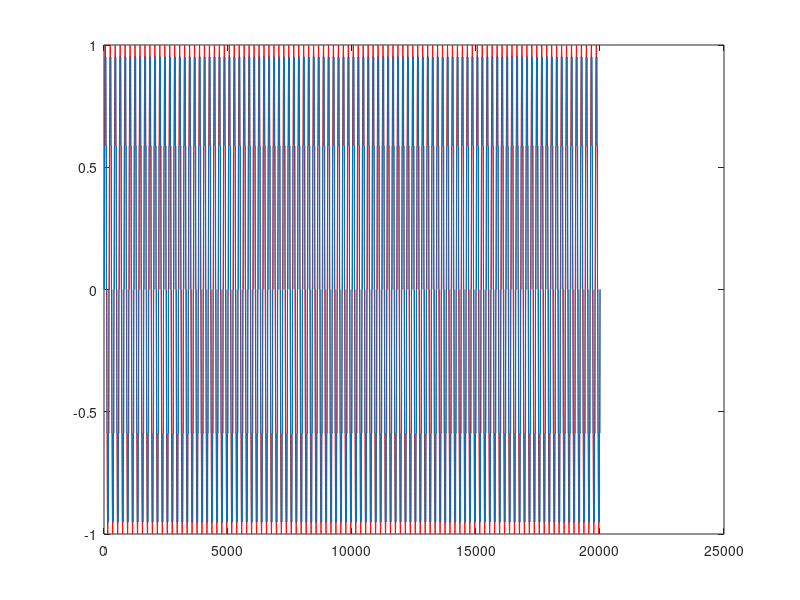

MATLAB code for this plot:
% Sampling theory
%
% Universidad Autonoma de Queretaro
% Electronica Avanzada III
% Rene de Jesus Romero Troncoso
%
% Exercise 1.4
%     Non-stationary signal sampling

clear all;

% User parameters
fc = 100;             % Input frequency
ph = 0.0;            % Input phase

% Fixed parameters
fs = 1000;           % Sampling frequency in Hz
Ts = 1.0;            % Running time for experimentation

% Oscilloscope-like plot
N = floor(fs*Ts);    % Samples to be taken
V = 20;              % Oversampling rate for graphics
M = V*N;             % Oversampled samples
for k=0:M
    yv(k+1) = sin(2.0*pi*fc*k/M + ph); % Oversampled function as reference
end;
for k=0:N
    s = V*k;
    for i=0:V-1
        yo(s+i+1) = yv(s+1); % Quasi-continous sampled signal, more realistic
    end;
end;
figure(1);
plot(yv,'r');
hold on;
plot(yo);

% Non-stationary signals:
%     1. Overdamped impulse
%     2. Underdamped impulse
%     3. Overdamped step
%     4. Underdamped step
%     5. Sinusoidal with random spikes
%     6. Chirp
%     7. Time-located frequency
%     8. Time-located frequencies